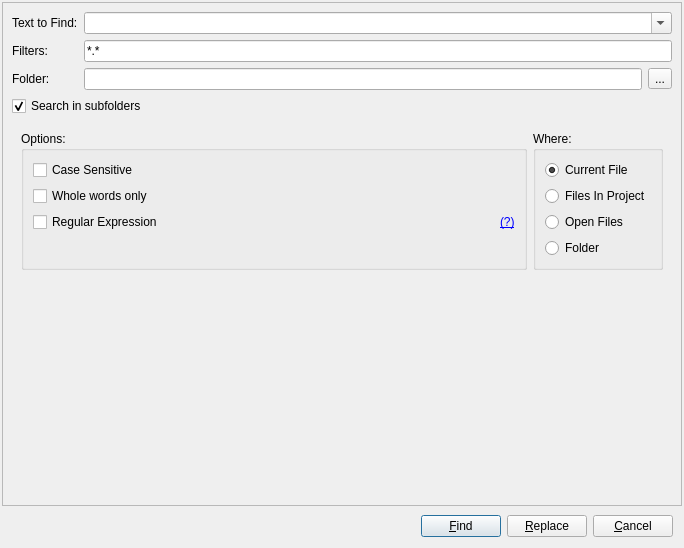
<?xml version="1.0" encoding="UTF-8"?>
<ui version="4.0">
 <class>SearchInFileDialog</class>
 <widget class="QDialog" name="SearchInFileDialog">
  <property name="geometry">
   <rect>
    <x>0</x>
    <y>0</y>
    <width>684</width>
    <height>548</height>
   </rect>
  </property>
  <property name="windowTitle">
   <string>Search in Files</string>
  </property>
  <layout class="QVBoxLayout" name="dialogLayout">
   <property name="spacing">
    <number>0</number>
   </property>
   <property name="leftMargin">
    <number>2</number>
   </property>
   <property name="topMargin">
    <number>2</number>
   </property>
   <property name="rightMargin">
    <number>2</number>
   </property>
   <property name="bottomMargin">
    <number>2</number>
   </property>
   <item>
    <widget class="QFrame" name="frame">
     <property name="frameShape">
      <enum>QFrame::StyledPanel</enum>
     </property>
     <property name="frameShadow">
      <enum>QFrame::Raised</enum>
     </property>
     <layout class="QVBoxLayout" name="verticalLayout_2">
      <item>
       <widget class="QWidget" name="widget_2" native="true">
        <property name="sizePolicy">
         <sizepolicy hsizetype="Expanding" vsizetype="Preferred">
          <horstretch>0</horstretch>
          <verstretch>0</verstretch>
         </sizepolicy>
        </property>
        <layout class="QGridLayout" name="gridLayout">
         <property name="leftMargin">
          <number>0</number>
         </property>
         <property name="topMargin">
          <number>0</number>
         </property>
         <property name="rightMargin">
          <number>0</number>
         </property>
         <property name="bottomMargin">
          <number>0</number>
         </property>
         <item row="1" column="1" colspan="2">
          <widget class="QLineEdit" name="txtFilters">
           <property name="text">
            <string>*.*</string>
           </property>
          </widget>
         </item>
         <item row="0" column="0">
          <widget class="QLabel" name="lblFind">
           <property name="sizePolicy">
            <sizepolicy hsizetype="Preferred" vsizetype="Preferred">
             <horstretch>0</horstretch>
             <verstretch>0</verstretch>
            </sizepolicy>
           </property>
           <property name="text">
            <string>Text to Find:</string>
           </property>
          </widget>
         </item>
         <item row="1" column="0">
          <widget class="QLabel" name="lblFilters">
           <property name="text">
            <string>Filters:</string>
           </property>
          </widget>
         </item>
         <item row="2" column="2">
          <widget class="QToolButton" name="btnChangeFolder">
           <property name="text">
            <string>...</string>
           </property>
          </widget>
         </item>
         <item row="0" column="1" colspan="2">
          <widget class="QComboBox" name="cbFind">
           <property name="sizePolicy">
            <sizepolicy hsizetype="Expanding" vsizetype="Fixed">
             <horstretch>0</horstretch>
             <verstretch>0</verstretch>
            </sizepolicy>
           </property>
           <property name="editable">
            <bool>true</bool>
           </property>
           <property name="insertPolicy">
            <enum>QComboBox::InsertAtTop</enum>
           </property>
          </widget>
         </item>
         <item row="2" column="1">
          <widget class="QLineEdit" name="txtFolder"/>
         </item>
         <item row="2" column="0">
          <widget class="QLabel" name="lblFolder">
           <property name="text">
            <string>Folder:</string>
           </property>
          </widget>
         </item>
         <item row="3" column="0" colspan="3">
          <widget class="QCheckBox" name="cbSearchSubFolders">
           <property name="text">
            <string>Search in subfolders</string>
           </property>
           <property name="checked">
            <bool>true</bool>
           </property>
          </widget>
         </item>
        </layout>
       </widget>
      </item>
      <item>
       <widget class="QWidget" name="widget_3" native="true">
        <layout class="QGridLayout" name="gridLayout_2">
         <item row="0" column="1">
          <widget class="QWidget" name="widget_4" native="true">
           <layout class="QHBoxLayout" name="horizontalLayout_2">
            <property name="spacing">
             <number>7</number>
            </property>
            <property name="leftMargin">
             <number>0</number>
            </property>
            <property name="topMargin">
             <number>0</number>
            </property>
            <property name="rightMargin">
             <number>0</number>
            </property>
            <property name="bottomMargin">
             <number>0</number>
            </property>
            <item>
             <widget class="QGroupBox" name="grpWhere">
              <property name="title">
               <string>Where:</string>
              </property>
              <layout class="QVBoxLayout" name="verticalLayout_4">
               <item>
                <widget class="QRadioButton" name="rbCurrentFile">
                 <property name="text">
                  <string>Current File</string>
                 </property>
                 <property name="checked">
                  <bool>true</bool>
                 </property>
                </widget>
               </item>
               <item>
                <widget class="QRadioButton" name="rbProject">
                 <property name="text">
                  <string>Files In Project</string>
                 </property>
                </widget>
               </item>
               <item>
                <widget class="QRadioButton" name="rbOpenFiles">
                 <property name="text">
                  <string>Open Files</string>
                 </property>
                </widget>
               </item>
               <item>
                <widget class="QRadioButton" name="rbFolder">
                 <property name="text">
                  <string>Folder</string>
                 </property>
                </widget>
               </item>
              </layout>
             </widget>
            </item>
           </layout>
          </widget>
         </item>
         <item row="0" column="0">
          <widget class="QGroupBox" name="grpOptions">
           <property name="title">
            <string>Options:</string>
           </property>
           <layout class="QGridLayout" name="gridLayout_3">
            <item row="1" column="0">
             <widget class="QCheckBox" name="chkWholeWord">
              <property name="text">
               <string>Whole words only</string>
              </property>
             </widget>
            </item>
            <item row="0" column="0">
             <widget class="QCheckBox" name="chkCaseSensetive">
              <property name="text">
               <string>Case Sensitive</string>
              </property>
             </widget>
            </item>
            <item row="3" column="0">
             <widget class="QWidget" name="widget_31" native="true">
              <layout class="QHBoxLayout" name="horizontalLayout_3">
               <property name="leftMargin">
                <number>0</number>
               </property>
               <property name="topMargin">
                <number>0</number>
               </property>
               <property name="rightMargin">
                <number>0</number>
               </property>
               <property name="bottomMargin">
                <number>0</number>
               </property>
              </layout>
             </widget>
            </item>
            <item row="2" column="0">
             <widget class="QCheckBox" name="chkRegExp">
              <property name="sizePolicy">
               <sizepolicy hsizetype="Expanding" vsizetype="Fixed">
                <horstretch>0</horstretch>
                <verstretch>0</verstretch>
               </sizepolicy>
              </property>
              <property name="text">
               <string>Regular Expression</string>
              </property>
             </widget>
            </item>
            <item row="2" column="1">
             <widget class="QLabel" name="txtRegExpHelp">
              <property name="sizePolicy">
               <sizepolicy hsizetype="Preferred" vsizetype="Preferred">
                <horstretch>0</horstretch>
                <verstretch>0</verstretch>
               </sizepolicy>
              </property>
              <property name="text">
               <string notr="true">&lt;html&gt;&lt;head/&gt;&lt;body&gt;&lt;p&gt;&lt;a href=&quot;https://docs.microsoft.com/en-us/dotnet/standard/base-types/regular-expression-language-quick-reference&quot;&gt;&lt;span style=&quot; text-decoration: underline; color:#0000ff;&quot;&gt;(?)&lt;/span&gt;&lt;/a&gt;&lt;/p&gt;&lt;/body&gt;&lt;/html&gt;</string>
              </property>
              <property name="openExternalLinks">
               <bool>true</bool>
              </property>
             </widget>
            </item>
           </layout>
          </widget>
         </item>
        </layout>
       </widget>
      </item>
      <item>
       <spacer name="verticalSpacer">
        <property name="orientation">
         <enum>Qt::Vertical</enum>
        </property>
        <property name="sizeHint" stdset="0">
         <size>
          <width>20</width>
          <height>134</height>
         </size>
        </property>
       </spacer>
      </item>
     </layout>
    </widget>
   </item>
   <item>
    <widget class="QWidget" name="widget" native="true">
     <property name="sizePolicy">
      <sizepolicy hsizetype="Preferred" vsizetype="Preferred">
       <horstretch>0</horstretch>
       <verstretch>0</verstretch>
      </sizepolicy>
     </property>
     <layout class="QHBoxLayout" name="horizontalLayout">
      <item>
       <spacer name="horizontalSpacer">
        <property name="orientation">
         <enum>Qt::Horizontal</enum>
        </property>
        <property name="sizeHint" stdset="0">
         <size>
          <width>455</width>
          <height>20</height>
         </size>
        </property>
       </spacer>
      </item>
      <item>
       <widget class="QPushButton" name="btnExecute">
        <property name="text">
         <string>&amp;Find</string>
        </property>
        <property name="autoDefault">
         <bool>false</bool>
        </property>
        <property name="default">
         <bool>true</bool>
        </property>
       </widget>
      </item>
      <item>
       <widget class="QPushButton" name="btnReplace">
        <property name="text">
         <string>&amp;Replace</string>
        </property>
        <property name="autoDefault">
         <bool>false</bool>
        </property>
       </widget>
      </item>
      <item>
       <widget class="QPushButton" name="btnCancel">
        <property name="text">
         <string>&amp;Cancel</string>
        </property>
        <property name="autoDefault">
         <bool>false</bool>
        </property>
       </widget>
      </item>
     </layout>
    </widget>
   </item>
  </layout>
 </widget>
 <tabstops>
  <tabstop>btnExecute</tabstop>
  <tabstop>btnReplace</tabstop>
  <tabstop>btnCancel</tabstop>
  <tabstop>cbFind</tabstop>
  <tabstop>txtFilters</tabstop>
  <tabstop>txtFolder</tabstop>
  <tabstop>btnChangeFolder</tabstop>
  <tabstop>cbSearchSubFolders</tabstop>
  <tabstop>chkCaseSensetive</tabstop>
  <tabstop>chkWholeWord</tabstop>
  <tabstop>chkRegExp</tabstop>
  <tabstop>rbCurrentFile</tabstop>
  <tabstop>rbProject</tabstop>
  <tabstop>rbOpenFiles</tabstop>
  <tabstop>rbFolder</tabstop>
 </tabstops>
 <resources/>
 <connections/>
</ui>
